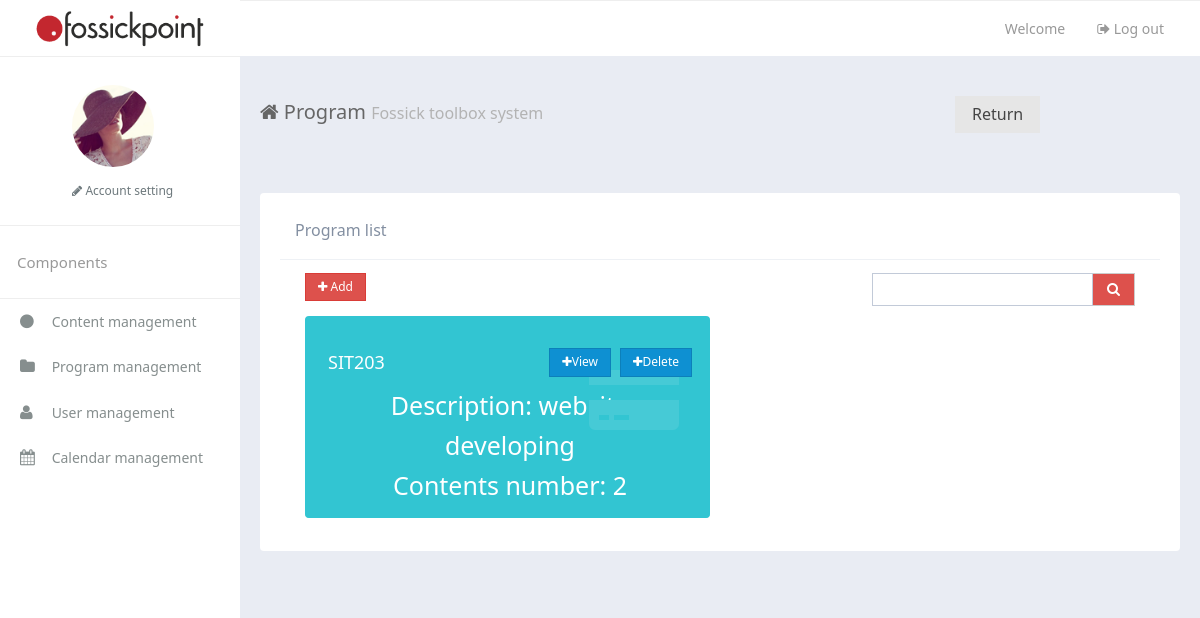
The app's page /toolbox/programs/ (signed in), older data.
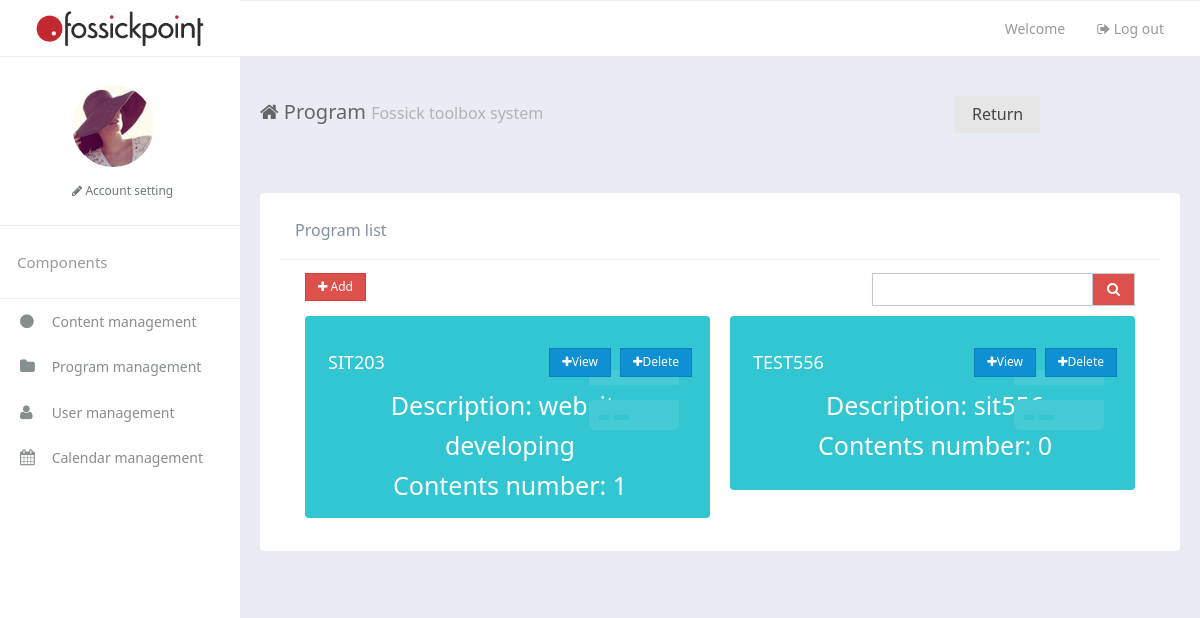
The same page, newer data.
### toolbox/models.py (models this page shows, shortened)
class Program(models.Model):
    name = models.CharField(max_length=100)
    describe = models.CharField(max_length=200)
    contentsNumber = models.IntegerField(default=0)

### toolbox/views.py (the view, shortened to what this page needs)
def programs(request):
    if 'uuid' in request.session:
        programList = Program.objects.all().values()
        context = {'programList':programList}
        return render(request,"toolbox/programs.html", context)
    else:
        return HttpResponse("You have not login")

### toolbox/templates/toolbox/programs.html (shortened to what this page needs)
{% extends 'toolbox/_base.html' %} {% load static %}
{% block title %} Program {% endblock %}
{% block main %}
<div class="row-content am-cf">
    <div class="row">
        <div class="am-u-sm-12 am-u-md-12 am-u-lg-12">
            <div class="widget am-cf">
                <div class="widget-head am-cf">
                    <div class="widget-title  am-cf">Program list</div>
                </div>
                <div class="widget-body">
                    <div>
                                    <div class="am-u-sm-12 am-u-md-12 am-u-lg-8">
                        <div class="am-form-group">
                            <div class="am-btn-toolbar">
                                <div class="am-btn-group am-btn-group-xs">
                                    <button type="button" class="am-btn am-btn-default am-btn-danger" id="add">
                                                    <span class="am-icon-plus"></span> Add</button>
                                </div>
                            </div>
                        </div>
                    </div>
                <form>
                                    <div class="am-u-sm-12 am-u-md-12 am-u-lg-4">
                        <div class="am-input-group am-input-group-sm tpl-form-border-form cl-p">
                            <input type="text" class="am-form-field" name="keywordSearch" id="keywordSearch" required>
                            <span class="am-input-group-btn">
                                <button class="am-btn  am-btn-default am-btn-danger tpl-table-list-field am-icon-search" id="search" ></button></span>
                        </div>
                    </div>
                    </form>
                        </div>
                    {% if programList %}
                        {% for program in programList %}
                                    <div class="am-u-sm-18 am-u-md-9 am-u-lg-6">
                                        <div class="widget widget-primary am-cf">
                                            <div class="widget-statistic-header" style="font-size:18px">
                            {{program.name}}
                                                <span class="am-btn-group am-btn-group-xs am-fr"  style="padding-left:40px">
                                    <button type="button" class="am-btn am-btn-primary" style="margin-right:10px" onclick="viewProgram('{{program.id}}')"><span class="am-icon-plus"></span>View</button>
                                    <button type="button" class="am-btn am-btn-primary" onclick="deleteProgram({{program.id}})"><span class="am-icon-plus"></span>Delete</button>
                                </span>
                        </div>
                        <div class="widget-statistic-body">
                            <div style="font-size:25px" align = "center">
                                Description: {{program.describe}}
                            </div>
                            <div style="font-size:25px" align = "center">
                                Contents number: {{program.contentsNumber}}
                            </div>
                            <span class="widget-statistic-icon am-icon-credit-card-alt"></span>
                        </div>
                                        </div>
                                    </div>
                        {% endfor %}
                    {% endif %}
</div>
        </div>
    </div>
</div>
{% endblock %}

Row changes from the older to the newer data that the page shows:
changed Program "website developing": contentsNumber "2" → "1"
added Program: name "TEST556", describe "sit556", contentsNumber "0"
